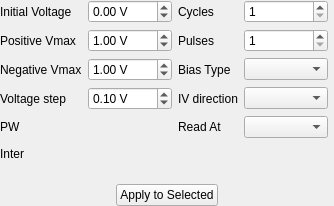
<?xml version="1.0" encoding="UTF-8"?>
<ui version="4.0">
 <class>CurveTracerWidget</class>
 <widget class="QWidget" name="CurveTracerWidget">
  <property name="geometry">
   <rect>
    <x>0</x>
    <y>0</y>
    <width>334</width>
    <height>206</height>
   </rect>
  </property>
  <property name="windowTitle">
   <string>Form</string>
  </property>
  <layout class="QGridLayout" name="gridLayout" columnstretch="0,0,0,0,0">
   <property name="leftMargin">
    <number>0</number>
   </property>
   <property name="topMargin">
    <number>0</number>
   </property>
   <property name="rightMargin">
    <number>0</number>
   </property>
   <property name="bottomMargin">
    <number>0</number>
   </property>
   <item row="6" column="4">
    <spacer name="horizontalSpacer_2">
     <property name="orientation">
      <enum>Qt::Horizontal</enum>
     </property>
     <property name="sizeHint" stdset="0">
      <size>
       <width>0</width>
       <height>20</height>
      </size>
     </property>
    </spacer>
   </item>
   <item row="11" column="0">
    <spacer name="verticalSpacer">
     <property name="orientation">
      <enum>Qt::Vertical</enum>
     </property>
     <property name="sizeHint" stdset="0">
      <size>
       <width>20</width>
       <height>0</height>
      </size>
     </property>
    </spacer>
   </item>
   <item row="3" column="1">
    <widget class="QDoubleSpinBox" name="rampVNegMaxSpinBox">
     <property name="suffix">
      <string> V</string>
     </property>
     <property name="maximum">
      <double>10.000000000000000</double>
     </property>
     <property name="value">
      <double>1.000000000000000</double>
     </property>
    </widget>
   </item>
   <item row="1" column="3">
    <widget class="QSpinBox" name="rampPulsesSpinBox">
     <property name="sizePolicy">
      <sizepolicy hsizetype="Minimum" vsizetype="Fixed">
       <horstretch>1</horstretch>
       <verstretch>0</verstretch>
      </sizepolicy>
     </property>
     <property name="minimum">
      <number>1</number>
     </property>
     <property name="maximum">
      <number>1000</number>
     </property>
     <property name="value">
      <number>1</number>
     </property>
    </widget>
   </item>
   <item row="3" column="3">
    <widget class="QComboBox" name="biasTypeComboBox"/>
   </item>
   <item row="4" column="2">
    <widget class="QLabel" name="label_5">
     <property name="text">
      <string>IV direction</string>
     </property>
     <property name="buddy">
      <cstring>ivTypeComboBox</cstring>
     </property>
    </widget>
   </item>
   <item row="12" column="0" colspan="5">
    <layout class="QHBoxLayout" name="horizontalLayout">
     <item>
      <spacer name="horizontalSpacer_3">
       <property name="orientation">
        <enum>Qt::Horizontal</enum>
       </property>
       <property name="sizeHint" stdset="0">
        <size>
         <width>40</width>
         <height>20</height>
        </size>
       </property>
      </spacer>
     </item>
     <item>
      <widget class="QPushButton" name="rampSelectedButton">
       <property name="text">
        <string>Apply to Selected</string>
       </property>
      </widget>
     </item>
     <item>
      <spacer name="horizontalSpacer">
       <property name="orientation">
        <enum>Qt::Horizontal</enum>
       </property>
       <property name="sizeHint" stdset="0">
        <size>
         <width>40</width>
         <height>20</height>
        </size>
       </property>
      </spacer>
     </item>
    </layout>
   </item>
   <item row="4" column="3">
    <widget class="QComboBox" name="ivTypeComboBox"/>
   </item>
   <item row="0" column="1">
    <widget class="QDoubleSpinBox" name="rampVStartSpinBox">
     <property name="sizePolicy">
      <sizepolicy hsizetype="Minimum" vsizetype="Fixed">
       <horstretch>1</horstretch>
       <verstretch>0</verstretch>
      </sizepolicy>
     </property>
     <property name="suffix">
      <string> V</string>
     </property>
     <property name="minimum">
      <double>-10.000000000000000</double>
     </property>
     <property name="maximum">
      <double>10.000000000000000</double>
     </property>
     <property name="singleStep">
      <double>0.100000000000000</double>
     </property>
    </widget>
   </item>
   <item row="5" column="2">
    <widget class="QLabel" name="label_6">
     <property name="text">
      <string>Read At</string>
     </property>
     <property name="buddy">
      <cstring>readAtComboBox</cstring>
     </property>
    </widget>
   </item>
   <item row="1" column="0">
    <widget class="QLabel" name="label">
     <property name="text">
      <string>Positive Vmax</string>
     </property>
     <property name="buddy">
      <cstring>rampVPosMaxSpinBox</cstring>
     </property>
    </widget>
   </item>
   <item row="6" column="0">
    <widget class="QLabel" name="label_13">
     <property name="sizePolicy">
      <sizepolicy hsizetype="Maximum" vsizetype="Preferred">
       <horstretch>1</horstretch>
       <verstretch>0</verstretch>
      </sizepolicy>
     </property>
     <property name="text">
      <string>Inter</string>
     </property>
     <property name="buddy">
      <cstring>rampInterDurationWidget</cstring>
     </property>
    </widget>
   </item>
   <item row="5" column="3">
    <widget class="QComboBox" name="readAtComboBox"/>
   </item>
   <item row="5" column="1">
    <widget class="DurationWidget" name="rampPwDurationWidget" native="true">
     <property name="sizePolicy">
      <sizepolicy hsizetype="Preferred" vsizetype="Preferred">
       <horstretch>1</horstretch>
       <verstretch>0</verstretch>
      </sizepolicy>
     </property>
     <property name="focusPolicy">
      <enum>Qt::TabFocus</enum>
     </property>
    </widget>
   </item>
   <item row="5" column="0">
    <widget class="QLabel" name="label_12">
     <property name="sizePolicy">
      <sizepolicy hsizetype="Maximum" vsizetype="Preferred">
       <horstretch>1</horstretch>
       <verstretch>0</verstretch>
      </sizepolicy>
     </property>
     <property name="text">
      <string>PW</string>
     </property>
     <property name="buddy">
      <cstring>rampPwDurationWidget</cstring>
     </property>
    </widget>
   </item>
   <item row="0" column="3">
    <widget class="QSpinBox" name="rampCyclesSpinBox">
     <property name="minimum">
      <number>1</number>
     </property>
     <property name="maximum">
      <number>1000</number>
     </property>
    </widget>
   </item>
   <item row="3" column="2">
    <widget class="QLabel" name="label_4">
     <property name="text">
      <string>Bias Type</string>
     </property>
     <property name="buddy">
      <cstring>biasTypeComboBox</cstring>
     </property>
    </widget>
   </item>
   <item row="1" column="1">
    <widget class="QDoubleSpinBox" name="rampVPosMaxSpinBox">
     <property name="suffix">
      <string> V</string>
     </property>
     <property name="minimum">
      <double>0.000000000000000</double>
     </property>
     <property name="maximum">
      <double>10.000000000000000</double>
     </property>
     <property name="value">
      <double>1.000000000000000</double>
     </property>
    </widget>
   </item>
   <item row="6" column="1">
    <widget class="DurationWidget" name="rampInterDurationWidget" native="true">
     <property name="focusPolicy">
      <enum>Qt::TabFocus</enum>
     </property>
    </widget>
   </item>
   <item row="4" column="0">
    <widget class="QLabel" name="label_10">
     <property name="sizePolicy">
      <sizepolicy hsizetype="Maximum" vsizetype="Preferred">
       <horstretch>1</horstretch>
       <verstretch>0</verstretch>
      </sizepolicy>
     </property>
     <property name="text">
      <string>Voltage step</string>
     </property>
     <property name="buddy">
      <cstring>rampVStepSpinBox</cstring>
     </property>
    </widget>
   </item>
   <item row="0" column="0">
    <widget class="QLabel" name="label_9">
     <property name="sizePolicy">
      <sizepolicy hsizetype="Maximum" vsizetype="Preferred">
       <horstretch>1</horstretch>
       <verstretch>0</verstretch>
      </sizepolicy>
     </property>
     <property name="text">
      <string>Initial Voltage</string>
     </property>
     <property name="buddy">
      <cstring>rampVStartSpinBox</cstring>
     </property>
    </widget>
   </item>
   <item row="4" column="1">
    <widget class="QDoubleSpinBox" name="rampVStepSpinBox">
     <property name="sizePolicy">
      <sizepolicy hsizetype="Minimum" vsizetype="Fixed">
       <horstretch>1</horstretch>
       <verstretch>0</verstretch>
      </sizepolicy>
     </property>
     <property name="suffix">
      <string> V</string>
     </property>
     <property name="minimum">
      <double>0.000000000000000</double>
     </property>
     <property name="maximum">
      <double>10.000000000000000</double>
     </property>
     <property name="singleStep">
      <double>0.100000000000000</double>
     </property>
     <property name="value">
      <double>0.100000000000000</double>
     </property>
    </widget>
   </item>
   <item row="0" column="2">
    <widget class="QLabel" name="label_3">
     <property name="text">
      <string>Cycles</string>
     </property>
     <property name="buddy">
      <cstring>rampCyclesSpinBox</cstring>
     </property>
    </widget>
   </item>
   <item row="1" column="2">
    <widget class="QLabel" name="label_14">
     <property name="sizePolicy">
      <sizepolicy hsizetype="Maximum" vsizetype="Preferred">
       <horstretch>1</horstretch>
       <verstretch>0</verstretch>
      </sizepolicy>
     </property>
     <property name="text">
      <string>Pulses</string>
     </property>
     <property name="buddy">
      <cstring>rampPulsesSpinBox</cstring>
     </property>
    </widget>
   </item>
   <item row="3" column="0">
    <widget class="QLabel" name="label_2">
     <property name="text">
      <string>Negative Vmax</string>
     </property>
     <property name="buddy">
      <cstring>rampVNegMaxSpinBox</cstring>
     </property>
    </widget>
   </item>
  </layout>
 </widget>
 <customwidgets>
  <customwidget>
   <class>DurationWidget</class>
   <extends>QWidget</extends>
   <header>arc2control.widgets.duration_widget</header>
   <container>1</container>
  </customwidget>
 </customwidgets>
 <tabstops>
  <tabstop>rampVStartSpinBox</tabstop>
  <tabstop>rampVPosMaxSpinBox</tabstop>
  <tabstop>rampVNegMaxSpinBox</tabstop>
  <tabstop>rampVStepSpinBox</tabstop>
  <tabstop>rampPwDurationWidget</tabstop>
  <tabstop>rampInterDurationWidget</tabstop>
  <tabstop>rampCyclesSpinBox</tabstop>
  <tabstop>rampPulsesSpinBox</tabstop>
  <tabstop>biasTypeComboBox</tabstop>
  <tabstop>ivTypeComboBox</tabstop>
  <tabstop>readAtComboBox</tabstop>
  <tabstop>rampSelectedButton</tabstop>
 </tabstops>
 <resources/>
 <connections/>
</ui>
